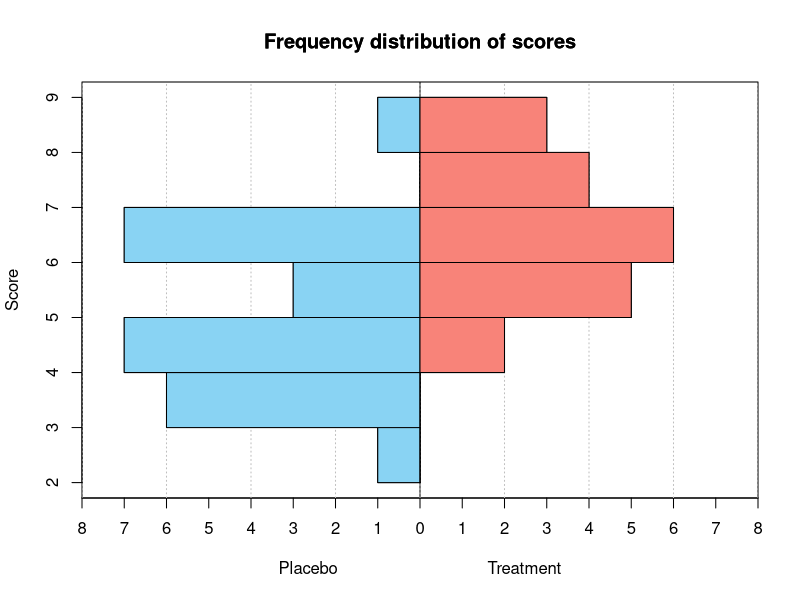

This figure's R source: (Note: this script raises an error after producing the figure.)
## ---- chunk 1
## DATA GENERATION
y <- rep(c(4.5, 5.5, 6.5, 7.5, 8.5), c(2, 5, 6, 4, 3))
x <- rep(c(2.5, 3.5, 4.5, 5.5, 6.5, 7.5, 8.5), c(1, 6, 7, 3, 7, 0, 1))
data <- data.frame(Score = c(y, x), Treatment = c(rep('Treatment', 20), rep('Placebo', 25)))

## QUESTION/ANSWER GENERATION
# Tamaño de la muestra
nx <- length(x)
ny <- length(y)
# Quartiles
q1 <- 3.875
q3 <- 6.25
# IQR
iqr <- q3-q1
# Fences
f1 <- q1-1.5*iqr
f2 <- q3+1.5*iqr
# Outliers
outliers <- y[y < f1 | y > f2]
# Mean
mx <- mean(x)
my <- mean(y)
# Variance
s2x <- sum(x^2)/nx-mx^2
s2y <- sum(y^2)/ny-my^2
# Std. deviation
sx <- sqrt(s2x)
sy <- sqrt(s2y)
# Coef. variation
cvx <- sx/mx
cvy <- sy/my
# Coef. skewness
g1x <- sum((x-mx)^3)/(nx*sx^3)
g1y <- sum((y-my)^3)/(ny*sy^3)
# Coef. kurtosis
g2x <- sum((x-mx)^4)/(nx*sx^4)-3
g2y <- sum((y-my)^4)/(ny*sy^4)-3
# Standard scores
zx <- (5-mx)/sx
zy <- (6-my)/sy
## ---- chunk 2
# Histogram by sex
library(Hmisc)
options(digits=1)
blueceulight <- rgb(137, 211, 243, 255, maxColorValue = 255) #89D3F3
orangeceu <- rgb(248, 131, 121, 255, maxColorValue = 255)#F88379
out <- histbackback(split(data$Score, data$Treatment), xlim=c(-8,8), main = 'Frequency distribution of scores', axes = F)
axis(side = 1, at = -8:8, labels = c(8:0,1:8))
axis(side = 2, at = seq(0, 7, 1), labels = 2:9)
mtext("Score", side = 2, line = 3, cex = par("cex.lab"))
mtext("Placebo                              Treatment", side = 1, line = 3, cex = par("cex.lab"))
abline(v= (-8:8)*2 , col ="gray" , lty =3) 
barplot(-out$left, col=blueceulight , horiz = T, space = 0, add = T, axes = F) 
barplot(out$right, col=orangeceu, horiz = T, space = 0, add = T, axes = F) 
## ---- chunk 3
.df = data.frame(Score = 2:9, Cum.Rel.Freq. = c(0.00, 0.04, 0.28, 0.56, 0.68, 0.96, 0.96, 1))
ggplot(data=.df, aes(x=Score, y=Cum.Rel.Freq.)) + geom_line()
